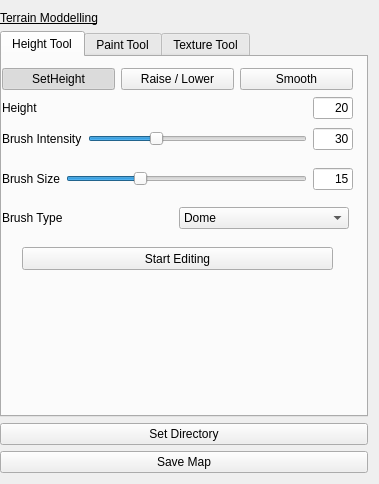
<?xml version="1.0" encoding="UTF-8"?>
<ui version="4.0">
 <class>TerrainEditToolbox</class>
 <widget class="QWidget" name="TerrainEditToolbox">
  <property name="windowModality">
   <enum>Qt::WindowModal</enum>
  </property>
  <property name="enabled">
   <bool>true</bool>
  </property>
  <property name="geometry">
   <rect>
    <x>0</x>
    <y>0</y>
    <width>379</width>
    <height>484</height>
   </rect>
  </property>
  <property name="minimumSize">
   <size>
    <width>256</width>
    <height>384</height>
   </size>
  </property>
  <property name="maximumSize">
   <size>
    <width>16777215</width>
    <height>16777215</height>
   </size>
  </property>
  <property name="focusPolicy">
   <enum>Qt::StrongFocus</enum>
  </property>
  <property name="windowTitle">
   <string>ID_INDICATOR_TITLE</string>
  </property>
  <layout class="QVBoxLayout" name="verticalLayout">
   <property name="spacing">
    <number>6</number>
   </property>
   <property name="leftMargin">
    <number>0</number>
   </property>
   <item>
    <widget class="QLabel" name="label_4">
     <property name="maximumSize">
      <size>
       <width>16777215</width>
       <height>40</height>
      </size>
     </property>
     <property name="styleSheet">
      <string notr="true">font: 75 10pt &quot;MS Shell Dlg 2&quot;;
text-decoration: underline;</string>
     </property>
     <property name="text">
      <string>Terrain Moddelling</string>
     </property>
    </widget>
   </item>
   <item>
    <widget class="QTabWidget" name="tabWidget">
     <property name="currentIndex">
      <number>0</number>
     </property>
     <widget class="QWidget" name="tab">
      <attribute name="title">
       <string>Height Tool</string>
      </attribute>
      <widget class="QWidget" name="">
       <property name="geometry">
        <rect>
         <x>0</x>
         <y>10</y>
         <width>351</width>
         <height>25</height>
        </rect>
       </property>
       <layout class="QHBoxLayout" name="horizontalLayout">
        <item>
         <widget class="QPushButton" name="toolButton">
          <property name="autoFillBackground">
           <bool>true</bool>
          </property>
          <property name="text">
           <string>SetHeight</string>
          </property>
          <property name="checkable">
           <bool>true</bool>
          </property>
          <property name="checked">
           <bool>true</bool>
          </property>
         </widget>
        </item>
        <item>
         <widget class="QPushButton" name="toolButton_2">
          <property name="autoFillBackground">
           <bool>true</bool>
          </property>
          <property name="text">
           <string>Raise / Lower</string>
          </property>
          <property name="checkable">
           <bool>true</bool>
          </property>
         </widget>
        </item>
        <item>
         <widget class="QPushButton" name="toolButton_3">
          <property name="autoFillBackground">
           <bool>true</bool>
          </property>
          <property name="text">
           <string>Smooth</string>
          </property>
          <property name="checkable">
           <bool>true</bool>
          </property>
         </widget>
        </item>
       </layout>
      </widget>
      <widget class="QWidget" name="">
       <property name="geometry">
        <rect>
         <x>0</x>
         <y>40</y>
         <width>351</width>
         <height>22</height>
        </rect>
       </property>
       <layout class="QHBoxLayout" name="horizontalLayout_2">
        <item>
         <widget class="QLabel" name="label_3">
          <property name="maximumSize">
           <size>
            <width>16777215</width>
            <height>16777215</height>
           </size>
          </property>
          <property name="text">
           <string>Height</string>
          </property>
         </widget>
        </item>
        <item>
         <widget class="QLineEdit" name="lineEdit_2">
          <property name="enabled">
           <bool>true</bool>
          </property>
          <property name="maximumSize">
           <size>
            <width>40</width>
            <height>16777215</height>
           </size>
          </property>
          <property name="text">
           <string>20</string>
          </property>
          <property name="alignment">
           <set>Qt::AlignRight|Qt::AlignTrailing|Qt::AlignVCenter</set>
          </property>
          <property name="clearButtonEnabled">
           <bool>false</bool>
          </property>
         </widget>
        </item>
       </layout>
      </widget>
      <widget class="QWidget" name="">
       <property name="geometry">
        <rect>
         <x>0</x>
         <y>70</y>
         <width>351</width>
         <height>24</height>
        </rect>
       </property>
       <layout class="QHBoxLayout" name="horizontalLayout_7">
        <item>
         <widget class="QLabel" name="label">
          <property name="text">
           <string>Brush Intensity</string>
          </property>
         </widget>
        </item>
        <item>
         <widget class="QSlider" name="horizontalSlider">
          <property name="maximum">
           <number>100</number>
          </property>
          <property name="value">
           <number>30</number>
          </property>
          <property name="orientation">
           <enum>Qt::Horizontal</enum>
          </property>
         </widget>
        </item>
        <item>
         <widget class="QLineEdit" name="lineEdit">
          <property name="maximumSize">
           <size>
            <width>40</width>
            <height>16777215</height>
           </size>
          </property>
          <property name="layoutDirection">
           <enum>Qt::LeftToRight</enum>
          </property>
          <property name="text">
           <string>30</string>
          </property>
          <property name="alignment">
           <set>Qt::AlignRight|Qt::AlignTrailing|Qt::AlignVCenter</set>
          </property>
         </widget>
        </item>
       </layout>
      </widget>
      <widget class="QWidget" name="">
       <property name="geometry">
        <rect>
         <x>0</x>
         <y>110</y>
         <width>351</width>
         <height>24</height>
        </rect>
       </property>
       <layout class="QHBoxLayout" name="horizontalLayout_5">
        <property name="sizeConstraint">
         <enum>QLayout::SetNoConstraint</enum>
        </property>
        <item>
         <widget class="QLabel" name="label_2">
          <property name="text">
           <string>Brush Size</string>
          </property>
         </widget>
        </item>
        <item>
         <widget class="QSlider" name="horizontalSlider_2">
          <property name="minimum">
           <number>1</number>
          </property>
          <property name="maximum">
           <number>500</number>
          </property>
          <property name="value">
           <number>150</number>
          </property>
          <property name="orientation">
           <enum>Qt::Horizontal</enum>
          </property>
         </widget>
        </item>
        <item>
         <widget class="QLineEdit" name="lineEdit_5">
          <property name="minimumSize">
           <size>
            <width>0</width>
            <height>0</height>
           </size>
          </property>
          <property name="maximumSize">
           <size>
            <width>40</width>
            <height>16777215</height>
           </size>
          </property>
          <property name="text">
           <string>15</string>
          </property>
          <property name="alignment">
           <set>Qt::AlignRight|Qt::AlignTrailing|Qt::AlignVCenter</set>
          </property>
          <property name="readOnly">
           <bool>true</bool>
          </property>
         </widget>
        </item>
       </layout>
      </widget>
      <widget class="QWidget" name="">
       <property name="geometry">
        <rect>
         <x>0</x>
         <y>150</y>
         <width>347</width>
         <height>22</height>
        </rect>
       </property>
       <layout class="QHBoxLayout" name="horizontalLayout_3">
        <item>
         <widget class="QLabel" name="label_5">
          <property name="text">
           <string>Brush Type</string>
          </property>
         </widget>
        </item>
        <item>
         <widget class="QComboBox" name="comboBox">
          <item>
           <property name="text">
            <string>Dome</string>
           </property>
          </item>
          <item>
           <property name="text">
            <string>Cone</string>
           </property>
          </item>
          <item>
           <property name="text">
            <string>Cirlce</string>
           </property>
          </item>
          <item>
           <property name="text">
            <string>Quad</string>
           </property>
          </item>
         </widget>
        </item>
       </layout>
      </widget>
      <widget class="QPushButton" name="pushButtonSelect">
       <property name="geometry">
        <rect>
         <x>20</x>
         <y>190</y>
         <width>311</width>
         <height>23</height>
        </rect>
       </property>
       <property name="text">
        <string>Start Editing</string>
       </property>
      </widget>
     </widget>
     <widget class="QWidget" name="tab_2">
      <attribute name="title">
       <string>Paint Tool</string>
      </attribute>
     </widget>
     <widget class="QWidget" name="tab_3">
      <attribute name="title">
       <string>Texture Tool</string>
      </attribute>
     </widget>
    </widget>
   </item>
   <item>
    <widget class="QPushButton" name="pushButton_2">
     <property name="maximumSize">
      <size>
       <width>16777215</width>
       <height>16777215</height>
      </size>
     </property>
     <property name="text">
      <string>Set Directory</string>
     </property>
    </widget>
   </item>
   <item>
    <widget class="QPushButton" name="pushButton">
     <property name="text">
      <string>Save Map</string>
     </property>
    </widget>
   </item>
  </layout>
 </widget>
 <resources/>
 <connections/>
</ui>
